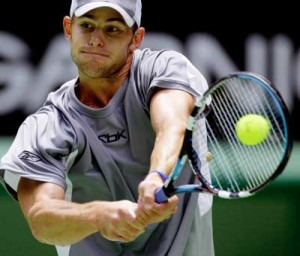
%> input picture A2/src/tennis4.jpg, 300 x 256 px
$ octave q4.m   (GNU Octave 9; MATLAB toolbox functions it lacks are replaced by stand-ins)
%> lines starting %> are read from the running program, lines starting %| are printed output that depends on the picture; in (x1, y1, x2, y2) boxes, pixels count from 0 and x2, y2 are one past the last pixel; in counts of white or black regions, pixels touching at a corner belong together; the program's own positions count from 1
% image handles
im=imread('tennis4.jpg');
%> im is the input picture: size 256x300x3 uint8; mean R, G, B 98.1, 98.9, 91.7
% Color detection
[x,y,z]=size(im);
%> x = 256; y = 300; z = 3
newim=zeros(x,y,3);
for i=1:x
    for j=1:y
        if (im(i,j,3)<=im(i,j,1) && im(i,j,1)<=im(i,j,2)) || (im(i,j,1)>=110 && im(i,j,1)<=255 && im(i,j,2)>=170 && im(i,j,2)<=255 && im(i,j,3)>=20 && im(i,j,3)<=130)
            newim(i,j,:)=im(i,j,:);
        end
    end
end
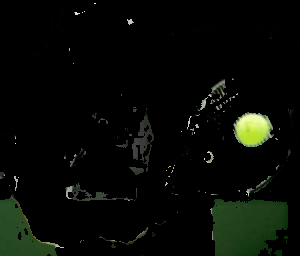
%> newim: size 256x300x3 double; mean R, G, B 6.9, 9.8, 5.4
newim=uint8(newim);
%> newim: size 256x300x3 uint8
% convert to grayscale
grim=rgb2gray(newim);
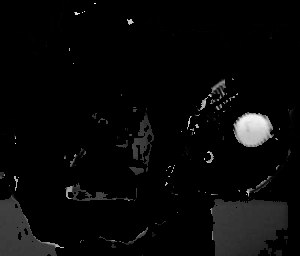
%> grim: size 256x300 uint8; min 0, max 253, mean 8.4
% apply median filter
medim=medfilt2(grim);
% convert to binary image
binim=zeros(x,y);
for i=1:x
    for j=1:y
        if medim(i,j)>0
            binim(i,j)=1;
        end
    end
end
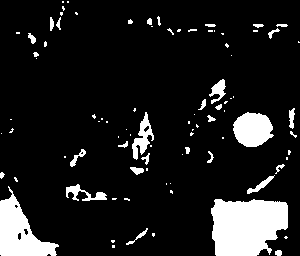
%> binim: size 256x300 double; values 0 (black) and 1 (white), 11.8% white; 89 white regions (58 under 20 px), largest, box (x1, y1, x2, y2) and area: (211, 199, 288, 256) 3618, (0, 186, 59, 256) 1941, (233, 112, 274, 147) 1070
% detect clusters
CC=bwconncomp(binim);
%> CC = 89 connected components
numPixels = cellfun(@numel,CC.PixelIdxList);
%> numPixels = 89 values, max 3618 at index 65, min 1 at index 3, mean 101.8
temp=size(numPixels);
%> temp = [1 89]
final=binim;
% erase clusters with size less than 200 pixels
for i=1:temp(2)
    if numPixels(i)<200
        final(CC.PixelIdxList{i}) = 0;
    end
end
%> this loop made 89 passes
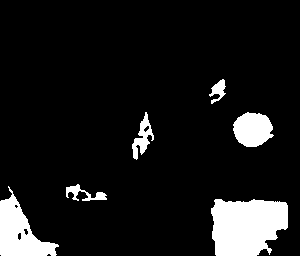
%> final: size 256x300 double; values 0 (black) and 1 (white), 9.8% white; 6 white regions, box (x1, y1, x2, y2) and area: (211, 199, 288, 256) 3618, (0, 186, 59, 256) 1941, (233, 112, 274, 147) 1070, (132, 112, 154, 160) 433, (66, 184, 107, 201) 277, (209, 79, 226, 104) 205
% detect circles using CHT
[centers, radii] = imfindcircles(final,[10 200],'ObjectPolarity','bright','Sensitivity',0.9);
%> centers = [252.3 130.5; 248.8 225.4]; radii = [17.78; 35.46]
% plot results
figure
subplot(2,2,1)
imshow(im)
title('Original image')
subplot(2,2,2)
imshow(newim)
title('Color detection')
subplot(2,2,3)
imshow(binim)
title('binary image with median filter')
subplot(2,2,4)
imshow(final)
h = viscircles(centers,radii);
title('Ball detection')
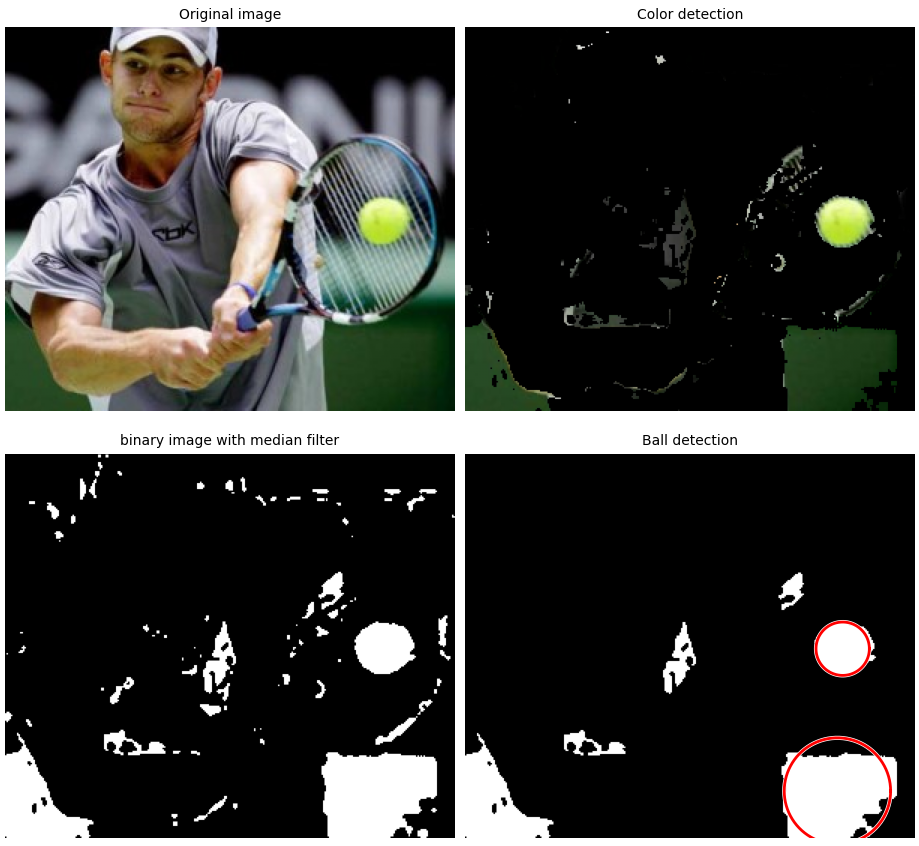
%> figure redrawn from the program's plot data, 4 panels

$ run again, with A2/src/tennis3.jpg copied over A2/src/tennis4.jpg
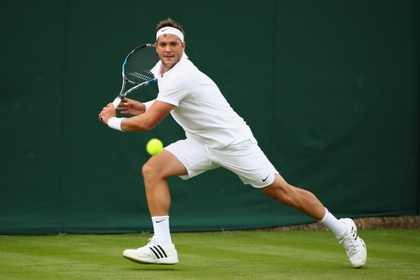
%> input picture A2/src/tennis3.jpg, 420 x 280 px, shrunk from 1000 x 667 before the run
%> im is the input picture: size 280x420x3 uint8; mean R, G, B 60.9, 82.3, 58.7
%> after the loop `for i=1:x`:
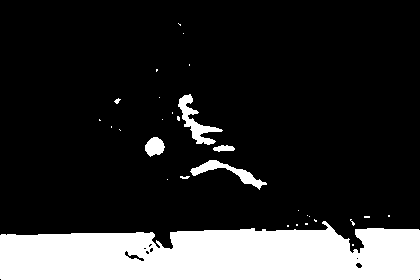
%> binim: size 280x420 double; values 0 (black) and 1 (white), 18.4% white; 30 white regions (23 under 20 px), largest, box (x1, y1, x2, y2) and area: (0, 221, 420, 280) 19874, (178, 94, 223, 145) 695, (190, 160, 267, 190) 590
%> CC = 30 connected components
%> numPixels = 30 values, max 19874 at index 1, min 1 at index 8, mean 722.8
%> temp = [1 30]
%> the loop `for i=1:temp(2)` made 30 passes
%> centers = [155.4 147.9; 127.3 252.2]; radii = [10.39; 19.31]
%> `title('Ball detection')`:
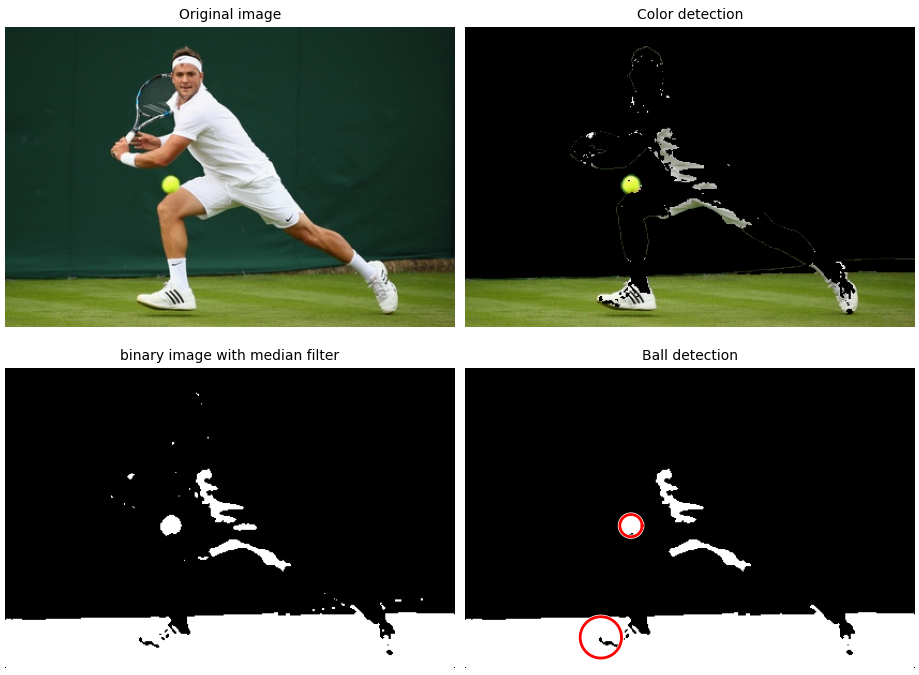
%> figure redrawn from the program's plot data, 4 panels
